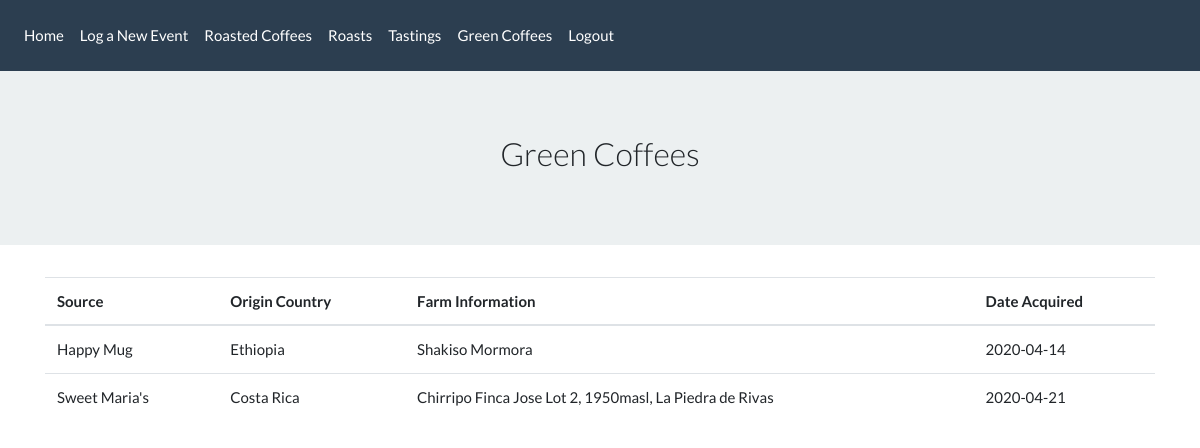
/green_coffees (signed in), run on the app's committed database.
### app/models.py (models this page shows, shortened)
class GreenCoffee(db.Model):
    id = db.Column(db.Integer, primary_key=True)
    source = db.Column(db.String)
    date_acquired = db.Column(db.String(10))
    origin_country = db.Column(db.String(30))
    farm_information = db.Column(db.String(140))
    official_notes = db.Column(db.String(140))
    user_id = db.Column(db.Integer, db.ForeignKey('user.id'))

### app/routes.py (the view)
@app.route('/green_coffees')
@login_required
def green_coffees():
    gcs = GreenCoffee.query.order_by(desc('id')).all()
    return render_template('green_coffees.html', gcs=gcs)

### app/models.py (called while the page is built)
@login.user_loader
def load_user(id):
    return User.query.get(int(id))

### app/templates/green_coffees.html
{% extends "base.html" %}
{% block content %}
<div class='jumbotron jumbotron-fluid text-center'>
  <h3 class='font-weight-light'>Green Coffees</h3>
</div>
<div class="container">
  <table class="table">
    <thead>
      <tr>
        <th scope="col">Source</th>
        <th scope="col">Origin Country</th>
        <th scope="col">Farm Information</th>
        <th scope="col">Date Acquired</th>
      </tr>
    </thead>
    <tbody>
      {% for coffee in gcs %}
       <tr>
         <td>{{ coffee.source  }}</td>
         <td>{{ coffee.origin_country }}</td>
         <td>{{ coffee.farm_information }}</td>
         <td>{{ coffee.date_acquired}}</td>
        </tr>
      {% endfor %}
    </tbody>
  </table>
</div>
{% endblock %}

### data on the page
GreenCoffee: source "Happy Mug", origin_country "Ethiopia", farm_information "Shakiso Mormora", date_acquired "2020-04-14"
GreenCoffee: source "Sweet Maria's", origin_country "Costa Rica", farm_information "Chirripo Finca Jose Lot 2, 1950masl, La Piedra de Rivas", date_acquired "2020-04-21"
